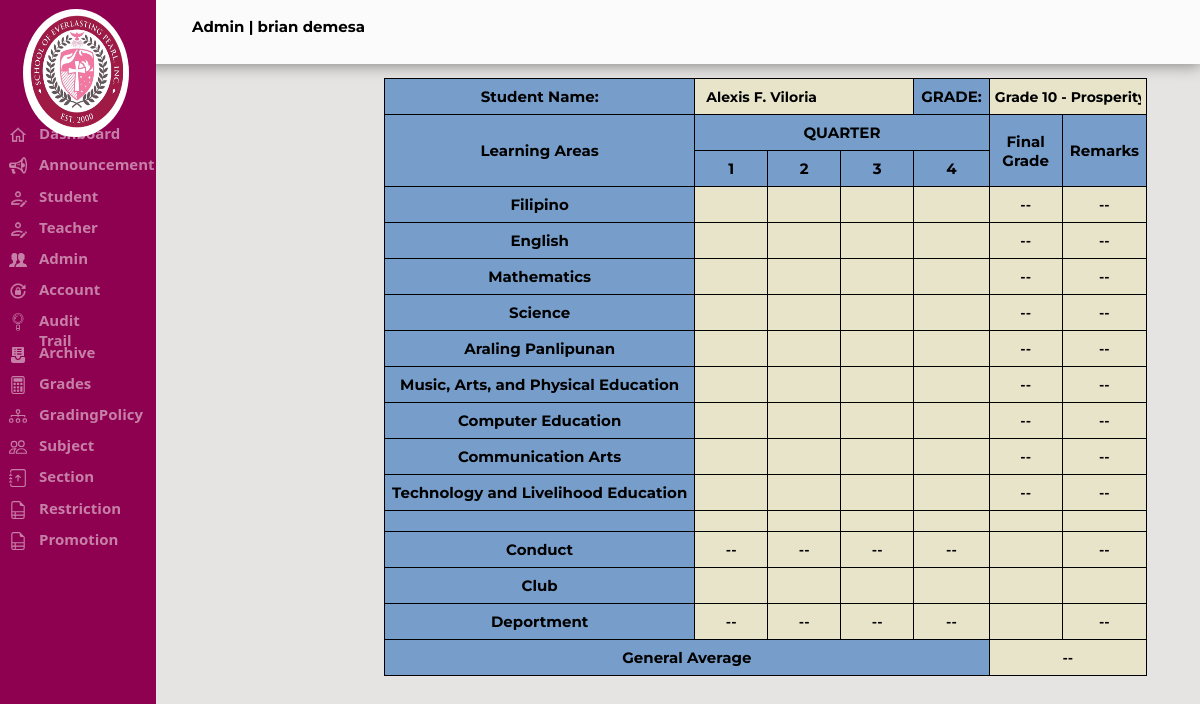
Page /Admin/viewstudgrades.php?ID=1 (signed in) on the committed database.
### tables this page shows
CREATE TABLE `tbl_sepi_account` (
  `Acc_ID` int(11) NOT NULL AUTO_INCREMENT,
  `Admin_ID` varchar(20) NOT NULL,
  `Fname` varchar(30) NOT NULL,
  `mname` varchar(5) NOT NULL,
  `Lname` varchar(30) NOT NULL,
  `Username` varchar(30) NOT NULL,
  `EMAIL` varchar(50) NOT NULL,
  `Password` varchar(30) NOT NULL,
  `Gender` varchar(15) NOT NULL,
  `Address` varchar(50) NOT NULL,
  `Role` varchar(20) NOT NULL,
  `Hdate` date NOT NULL,
  PRIMARY KEY (`Acc_ID`)
);

CREATE TABLE `tbl_studentinfo` (
  `Stud_SID` int(11) NOT NULL AUTO_INCREMENT,
  `Stud_ID` varchar(20) NOT NULL,
  `FNAME` varchar(30) NOT NULL,
  `MNAME` varchar(30) NOT NULL,
  `LNAME` varchar(30) NOT NULL,
  `USERNAME` varchar(30) NOT NULL,
  `ADDRESS` varchar(255) NOT NULL,
  `EMAIL` varchar(50) NOT NULL,
  `PASS` varchar(20) NOT NULL,
  `BDAY` date DEFAULT NULL,
  `AGE` int(11) NOT NULL,
  `GENDER` varchar(30) NOT NULL,
  `LEVEL` varchar(30) NOT NULL,
  `YEAR` varchar(30) NOT NULL,
  `LRN` varchar(30) NOT NULL,
  `Role` varchar(20) NOT NULL,
  `STATUS` varchar(20) NOT NULL,
  PRIMARY KEY (`Stud_SID`)
);

CREATE TABLE `tbl_subject` (
  `ID` int(11) NOT NULL AUTO_INCREMENT,
  `Subject_code` varchar(255) NOT NULL,
  `Subject_name` varchar(255) NOT NULL,
  `Grade_level` varchar(255) NOT NULL,
  PRIMARY KEY (`ID`)
);

### Admin/viewstudgrades.php (the view, shortened to what this page needs)
<?php
		include "../sepi_connect.php";
		if(!isset($_SESSION['loggedin']) || $_SESSION['loggedin'] !== true)
		 {
			 header("refresh:0; ../Index.php");
			 exit;
		 }else if(isset($_SESSION['Acc_ID']))
			{
				$userid = $_SESSION['Acc_ID'];
				$getrecord = mysqli_query($config,"SELECT * FROM tbl_sepi_account WHERE Acc_ID ='$userid'");
				while($rowedit = mysqli_fetch_assoc($getrecord))
				{
					$type = $rowedit['Role'];
					$name = $rowedit['Fname']." ".$rowedit['Lname'];
				}
			}
            $SID = $_GET['ID'];
            $sql="Select *from tbl_studentinfo where Stud_SID = '$SID'";
            $result = $config->query($sql);
            $row = $result->fetch_assoc();
            $FNAME = $row['FNAME'];
            $MNAME = $row['MNAME'];
            $LNAME = $row['LNAME'];
            $FULLNAME = $FNAME." ".$MNAME." ".$LNAME;
            $LEVEL = $row['LEVEL'];
            $FILFINAL = 0;
                $TOTALFIL1 = $FILFINAL / 4;
                $TOTALFIL2 = (round($TOTALFIL1));
                if ($TOTALFIL2 >= 75)
                    $gradefil = "Passed";
                else if ($TOTALFIL2 <= 75 && $TOTALFIL2 >= 1)
                    $gradefil = "Failed";
                else if($TOTALFIL2 = "--")
                    $gradefil = "--";
                else
                    $TOTALFIL2 = "--";
            $ENGFINAL = 0;
            $TOTALENG1 = $ENGFINAL / 4;
            $TOTALENG2 = (round($TOTALENG1));
            if ($TOTALENG2 >= 75)
                $gradeeng = "Passed";
            else if ($TOTALENG2 <= 75 && $TOTALENG2 >= 1)
                $gradeeng = "Failed";
            else if($TOTALENG2 = "--")
                $gradeeng = "--";
            else
                $TOTALENG2 = "--";
            $TOTALMATH = 0;
            $TOTALMATH1 = $TOTALMATH / 4;
            $TOTALMATH2 = (round($TOTALMATH1));
            if ($TOTALMATH2 >= 75)
                $grademath = "Passed";
            else if ($TOTALMATH2 <= 75 && $TOTALMATH2 >= 1)
                $grademath = "Failed";
            else if($TOTALMATH2 = "--")
                $grademath = "--";
            else
                $TOTALMATH2 = "--";
            $TOTALSCI = 0;
                $TOTALSCI1 = $TOTALSCI / 4;
                $SCIFINAL = (round($TOTALSCI1));
                if ($SCIFINAL >= 75)
                    $gradesci = "Passed";
                else if ($SCIFINAL <= 75 && $SCIFINAL >= 1)
                    $gradesci = "Failed";
                else if($SCIFINAL = "--")
                    $gradesci = "--";
                else
                    $SCIFINAL = "--";
                $TOTALAP1 = $TOTALSCI / 4;
                $APFINAL = (round($TOTALAP1));
                if ($APFINAL >= 75)
                    $gradeap = "Passed";
                else if ($APFINAL <= 75 && $APFINAL >= 1)
                    $gradeap = "Failed";
                else if($APFINAL = "--")
                    $gradeap = "--";
                else
                    $APFINAL = "--";
                $TOTALMAP1 = $TOTALSCI / 4;
                $MAPFINAL = (round($TOTALMAP1));
                if ($MAPFINAL >= 75)
                    $grademap = "Passed";
                else if ($MAPFINAL <= 75 && $MAPFINAL >= 1)
                    $grademap = "Failed";
                else if($MAPFINAL = "--")
                    $grademap = "--";
                else
                    $MAPFINAL = "--";
            $TOTALCE = 0;
                $TOTALCE1 = $TOTALCE / 4;
                $CEFINAL = (round($TOTALCE1));
                if ($CEFINAL >= 75)
                    $gradece = "Passed";
                else if ($CEFINAL <= 75 && $CEFINAL >= 1)
                    $gradece = "Failed";
                else if($CEFINAL = "--")
                    $gradece = "--";
                else
                    $CEFINAL = "--";
                $DEP = 0;
                $DEP1 = $DEP / 7;
                $DEPO = number_format($DEP1,0);
                if ($DEPO >= 75)
                $depograde = "";
                else if($DEPO = "--")
                    $depograde = "--";
                $DEP5 = 0;
                $DEP2 = $DEP5 / 7;
                $DEPO1 = number_format($DEP2,0);
                if ($DEPO1 >= 75)
                $depograde = "";
                else if($DEPO1 = "--")
                    $depograde = "--";
                $DEP6 = 0;
                $DEP3 = $DEP6 / 7;
                $DEPO2 = number_format($DEP3,0);
                if ($DEPO2 >= 75)
                $depograde = "";
                else if($DEPO2 = "--")
                    $depograde = "--";
                $DEP7 = 0;
                $DEP4 = $DEP7 / 7;
                $DEPO3 = number_format($DEP4,0);
                if ($DEPO3 >= 75)
                    $depograde = "Passed";
                else if ($DEPO3 <= 75 && $DEPO3 >= 1)
                    $depograde = "Failed";
                else if($DEPO3 = "--")
                    $depograde = "--";
                else
                    $DEPO3 = "--";
                $CONDUCT1 = 0;
                $CONDIVIDE = $CONDUCT1 / 7;
                $CONRESULT = number_format($CONDIVIDE,0);
                if ($CONRESULT >= 79)
                    $CONMARKING = "NO";
                else if($CONRESULT >= 84)
                    $CONMARKING = "RO";
                else if($CONRESULT >= 89)
                    $CONMARKING = "SO";
                else if($CONRESULT >= 94)
                    $CONMARKING = "AO";
                else if($CONRESULT = "--")
                    $CONMARKING = "--";
                $CONDUCT2 = 0;
                $CONDIVIDE1 = $CONDUCT2 / 7;
                $CONRESULT1 = number_format($CONDIVIDE1,0);
                if ($CONRESULT1 >= 79)
                    $CONMARKING = "NO";
                else if($CONRESULT1 >= 84)
                    $CONMARKING = "RO";
                else if($CONRESULT1 >= 89)
                    $CONMARKING = "SO";
                else if($CONRESULT1 >= 94)
                    $CONMARKING = "AO";
                else if($CONRESULT1 = "--")
                    $CONMARKING = "--";
                $CONDUCT3 = 0;
                $CONDIVIDE2 = $CONDUCT3 / 7;
                $CONRESULT2 = number_format($CONDIVIDE2,0);
                if ($CONRESULT2 >= 79)
                    $CONMARKING = "NO";
                else if($CONRESULT2 >= 84)
                    $CONMARKING = "RO";
                else if($CONRESULT2 >= 89)
                    $CONMARKING = "SO";
                else if($CONRESULT2 >= 94)
                    $CONMARKING = "AO";
                else if($CONRESULT2 = "--")
                    $CONMARKING = "--";
                $CONDUCT4 = 0;
                $CONDIVIDE3 = $CONDUCT4 / 7;
                $CONRESULT3 = number_format($CONDIVIDE3,0);
                if ($CONRESULT3 >= 79)
                    $CONMARKING = "NO";
                else if($CONRESULT3 >= 84)
                    $CONMARKING = "RO";
                else if($CONRESULT3 >= 89)
                    $CONMARKING = "SO";
                else if($CONRESULT3 >= 94)
                    $CONMARKING = "AO";
                else if($CONRESULT3 = "--")
                    $CONMARKING = "--";
                $AVERA = (int)$CEFINAL + (int)$MAPFINAL + (int)$APFINAL + (int)$SCIFINAL + (int)$TOTALMATH2 + (int)$TOTALENG2 + (int)$TOTALFIL2;
                $AVERAG = $AVERA / 7;
                $AVERAGE = number_format($AVERAG,2);
                if ($AVERAGE >= 75)
                    $depograde = "";
                else if($AVERAGE = "--")
                    $depograde = "--";
                else
                    $AVERAGE = "--";
?>
<html>
<head>
</head>
<link rel="stylesheet" href="../Css/sepi.css">
<body style="background-color:#E5E4E2">
    <div class="header">
    <p class="displayname"><?php echo "$type" ?> | <?php echo "$name" ?></p>
        <form method="POST"action="logout.php" >
        </form>
    </div>
    <form method=POST action="viewstudgrades.php">
        <?php
		include_once('SideNav.php');
		?>
        <div class=finalgradediv>
          <table  class=tablefinalgrade border="0">
            <tr>
                <th class=headerfinalgrade>Student Name:</th>
                <td colspan=3 class=datafinalgrade><input type=text name=studname class=datafnamefinalgrade value="<?php echo $FULLNAME; ?>"readonly></td>
                <th class=headerfinalgrade>GRADE:</th>
                <th colspan=2 class=datafinalgrade><input type=text name=studlevel class=datalvlfinalgrade value="<?php echo $LEVEL; ?>"readonly></th>
            </tr>
            <tr>
                <th rowspan=2 class=headerfinalgrade>Learning Areas</th>
                <th colspan=4 class=headerfinalgrade>QUARTER</th>
                <th rowspan=2 class=headerfinalgrade>Final Grade</th>
                <th rowspan=2 class=headerfinalgrade>Remarks</th>
            </tr>
            <tr>
                <th class=headerfinalgrade>1</th>
                <th class=headerfinalgrade>2</th>
                <th class=headerfinalgrade>3</th>
                <th class=headerfinalgrade>4</th>
            </tr>
            <?php
$query = "SELECT tbl_subject.Grade_level, tbl_subject.ID, tbl_subject.Subject_code, tbl_subject.Subject_name, tbl_grades.Prelim, tbl_grades.Midterm, tbl_grades.Prefinal, tbl_grades.Final
 FROM
 tbl_studentinfo
 LEFT JOIN tbl_section ON tbl_studentinfo.`LEVEL` = tbl_section.Section
 LEFT JOIN tbl_subject ON tbl_section.Grade_Level = tbl_subject.Grade_level
 LEFT JOIN tbl_grades ON tbl_subject.Subject_code = tbl_grades.Subject_Code AND tbl_studentinfo.Stud_SID = tbl_grades.Student_Code
 where tbl_studentinfo.Stud_SID = ".$_GET['ID'].";";
$result = mysqli_query($config, $query);
while ($row = mysqli_fetch_assoc($result)) {
    $subject_name = $row['Subject_name'];
    $prelim = $row['Prelim'];
    $midterm = $row['Midterm'];
    $prefinal = $row['Prefinal'];
    $final = $row['Final'];
    $total_grade = ($prelim + $midterm + $prefinal + $final)/4 == 0 ? "--" : ($prelim + $midterm + $prefinal + $final)/4;
    if (is_int($total_grade)) {
        $grade = round($total_grade);
    } else {
        $grade = $total_grade;
    }
    if ($grade >= 75)
        $remarks = "Passed";
    else if ($grade <= 75 && $grade >= 1)
        $remarks = "Failed";
    else if($grade = "--")
        $remarks = "--";
    else
        $remarks = "--";
    echo "<tr>";
    echo "<th class='headerfinalgrade'>$subject_name</th>";
    echo "<td class='datafinalgrade'><input type='text' name='stud{$subject_name}first' class='datafinalgrade1' value='$prelim' readonly></td>";
    echo "<td class='datafinalgrade'><input type='text' name='stud{$subject_name}second' class='datafinalgrade1' value='$midterm' readonly></td>";
    echo "<td class='datafinalgrade'><input type='text' name='stud{$subject_name}third' class='datafinalgrade1' value='$prefinal' readonly></td>";
    echo "<td class='datafinalgrade'><input type='text' name='stud{$subject_name}fourth' class='datafinalgrade1' value='$final' readonly></td>";
    echo "<td class='datafinalgrade'><input type='text' name='stud{$subject_name}fourth' class='datafinalgrade1' value='$total_grade' readonly></td>";
    echo "<td class='datafinalgrade'><input type='text' name='stud{$subject_name}fourth' class='datafinalgrade1' value='$remarks' readonly></td>";
    echo "</tr>";
}
?>
            <tr>
                <th class=headerfinalgrade></th>
                <td class=datafinalgrade><input type=text name=studcefirst class=datafinalgrade1 value="" readonly></td>
                <td class=datafinalgrade><input type=text name=studcesecond class=datafinalgrade1 value=""readonly></td>
                <td class=datafinalgrade><input type=text name=studcethird class=datafinalgrade1 value=""readonly></td>
                <td class=datafinalgrade><input type=text name=studcefourth class=datafinalgrade1 value=""readonly></td>
                <td class=datafinalgrade><input type=text name=studcefourth class=datafinalgrade1 value=""readonly></td>
                <td class=datafinalgrade><input type=text name=studcefourth class=datafinalgrade1 value=""readonly></td>
            </tr>
            <tr>
                <th class=headerfinalgrade>Conduct</th>
                <td class=datafinalgrade><input type=text name=studcefirst class=datafinalgrade1 value="<?php echo $CONRESULT; ?>" readonly></td>
                <td class=datafinalgrade><input type=text name=studcesecond class=datafinalgrade1 value="<?php echo $CONRESULT1; ?>"readonly></td>
                <td class=datafinalgrade><input type=text name=studcethird class=datafinalgrade1 value="<?php echo $CONRESULT2; ?>"readonly></td>
                <td class=datafinalgrade><input type=text name=studcefourth class=datafinalgrade1 value="<?php echo $CONRESULT3; ?>"readonly></td>
                <td class=datafinalgrade><input type=text name=studcefourth class=datafinalgrade1 value=""readonly></td>
                <td class=datafinalgrade><input type=text name=studcefourth class=datafinalgrade1 value="<?php echo $CONMARKING; ?>"readonly></td>
            </tr>
            <tr>
                <th class=headerfinalgrade>Club</th>
                <td class=datafinalgrade><input type=text name=studcefirst class=datafinalgrade1 value="" readonly></td>
                <td class=datafinalgrade><input type=text name=studcesecond class=datafinalgrade1 value=""readonly></td>
                <td class=datafinalgrade><input type=text name=studcethird class=datafinalgrade1 value=""readonly></td>
                <td class=datafinalgrade><input type=text name=studcefourth class=datafinalgrade1 value=""readonly></td>
                <td class=datafinalgrade><input type=text name=studcefourth class=datafinalgrade1 value=""readonly></td>
                <td class=datafinalgrade><input type=text name=studcefourth class=datafinalgrade1 value=""readonly></td>
            </tr>
            <tr>
                <th class=headerfinalgrade>Deportment</th>
                <td class=datafinalgrade><input type=text name=studcefirst class=datafinalgrade1 value="<?php echo $DEPO; ?>" readonly></td>
                <td class=datafinalgrade><input type=text name=studcesecond class=datafinalgrade1 value="<?php echo $DEPO1; ?>"readonly></td>
                <td class=datafinalgrade><input type=text name=studcethird class=datafinalgrade1 value="<?php echo $DEPO2; ?>"readonly></td>
                <td class=datafinalgrade><input type=text name=studcefourth class=datafinalgrade1 value="<?php echo $DEPO3; ?>"readonly></td>
                <td class=datafinalgrade><input type=text name=studcefourth class=datafinalgrade1 value=""readonly></td>
                <td class=datafinalgrade><input type=text name=studcefourth class=datafinalgrade1 value="<?php echo $depograde; ?>"readonly></td>
            </tr>
            <tr>
                <th colspan=5 class=headerfinalgrade>General Average</th>
                <th colspan=2  class=datafinalgrade><input type=text name=studcefourth class=datafinalgrade1 value="<?php echo $AVERAGE; ?>"readonly></th>
            </tr>
        </table>
		</div>
</body>
</html>

### rows in the picture
tbl_sepi_account: Role "Admin", name "brian demesa"
tbl_studentinfo: studname "Alexis F. Viloria", studlevel "Grade 10 - Prosperity"
tbl_subject: Subject_name "Filipino", value "--"
tbl_subject: Subject_name "English", value "--"
tbl_subject: Subject_name "Mathematics", value "--"
tbl_subject: Subject_name "Science", value "--"
tbl_subject: Subject_name "Araling Panlipunan", value "--"
tbl_subject: Subject_name "Music, Arts, and Physical Education", value "--"
tbl_subject: Subject_name "Computer Education", value "--"
tbl_subject: Subject_name "Communication Arts", value "--"
tbl_subject: Subject_name "Technology and Livelihood Education", value "--"
